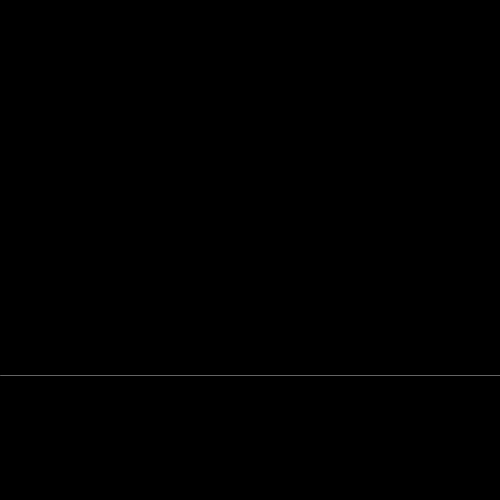
Frame 1 (no input)
Frame 60 (the mouse pressed at the canvas centre just before this capture): identical to frame 1, image omitted
Frame 120 (the mouse held since frame 60 and released just before this capture): identical to frame 1, image omitted

The Processing sketch that drew this single still picture (run headless with seeded random() and noise(); from frame 60 on, the mouse is pressed at the canvas centre):

// Processing sketch: processing_38462
// ── processing_38462.pde

void setup() {
  size (500, 500);
  background(0);
  smooth();
  stroke(100);
  line(0, height*.75, 500, height*.75);
}

void draw() {
}

void mousePressed() {
  float a=(random(width));
  float b=(random(width));
  float d=(random(100));

  for (int x=0; x<width; x+=50) {
    for (int y=0; y<height; y+=50) {
      int c=floor(random(1, 255));

      if (c<=5) {
        stroke(200, 150, 0, 75);
        line(a, height*.75, random(0, 500), 500);
        fill(0, 200, 150, 75);
        arc(a, height*.75, d, d, 0, PI);
      }

      if (c>=250) {
        stroke(0, 200, 150, 75);
        line(b, height*.75, random(0, 500), 0);
        fill(200, 150, 0, 75);
        arc(b, height*.75, d, d, PI, TWO_PI);
      }
    }
  }
}
